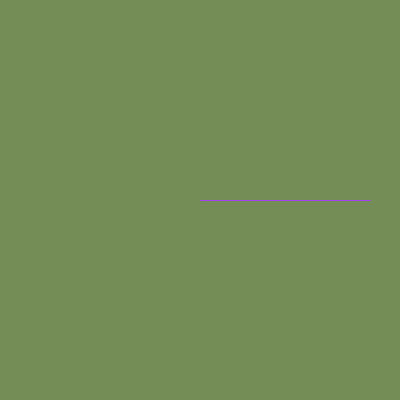
Frame 1 (no input)
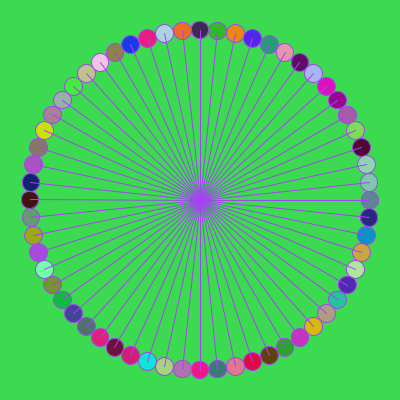
Frame 60 (the mouse pressed at the canvas centre just before this capture)
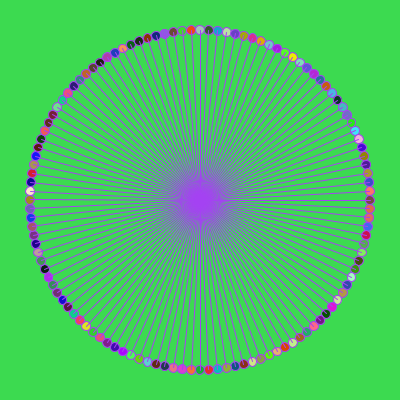
Frame 120 (the mouse held since frame 60 and released just before this capture)

The Processing sketch that drew these frames (run headless with seeded random() and noise(); from frame 60 on, the mouse is pressed at the canvas centre):

// Processing sketch: processing_126633
// ── processing_126633.pde

int nbr_circles = 1;
color ccc = 0;  
color bkg = 255;

void setup()
{
  size(400,400);
  smooth();
  frameRate(48);
  ccc = color(random(255),random(255),random(255));
  nbr_circles = 0;
  bkg = color(random(255),random(255),random(255));
}

void draw()
{
  background(bkg);
  stroke(ccc);
  
  nbr_circles = 1 + nbr_circles;

  float lg_diam = width * .85;
  float lg_rad = lg_diam / 2;
  float lg_circ = PI * lg_diam;
  float sm_diam = (lg_circ / nbr_circles);
  float cx = width/2.0;
  float cy = height/2.0;
  
  for (int i = 1; i <= nbr_circles; ++i) {
    fill(random(255), random (255), random(255));
    //fill(random(255));
    float angle = i * TWO_PI / nbr_circles;
    float x = cx + cos(angle) * lg_rad;
    float y = cy + sin(angle) * lg_rad;
    ellipse(x, y, sm_diam, sm_diam);
    //stroke(random(255), random (255), random(255));
    //stroke(random(255));
    line(x,y, cx, cy);
  }
    
 // println(nbr_circles);

  if(nbr_circles > 1000)
  {
    ccc = color(random(255),random(255),random(255));
    nbr_circles = 0;
    bkg = color(random(255),random(255),random(255));
  }
}
// END
